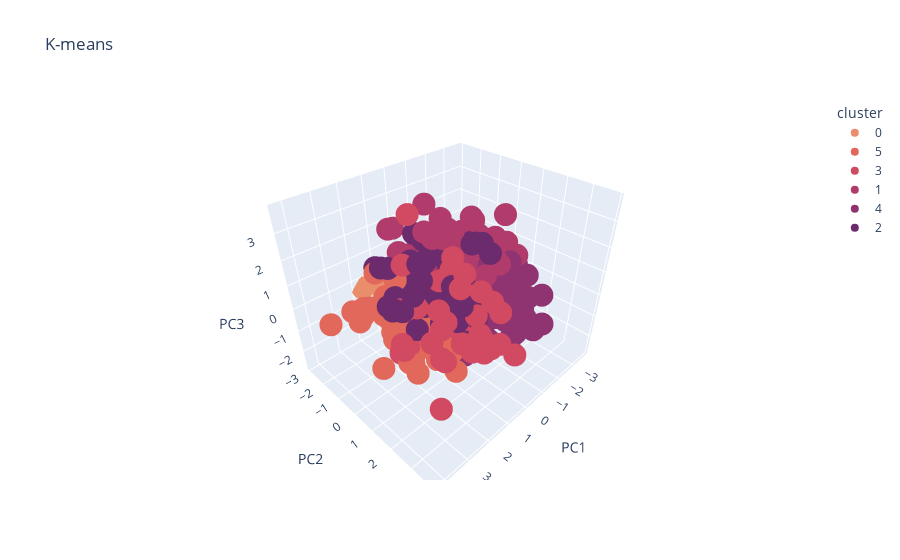

Here is the notebook cell this chart was saved with:
### Code cell
fig = px.scatter_3d(X_pca, x='PC1', y='PC2', z='PC3',
              color='cluster', title="K-means", color_discrete_sequence=palette)
fig.show()
